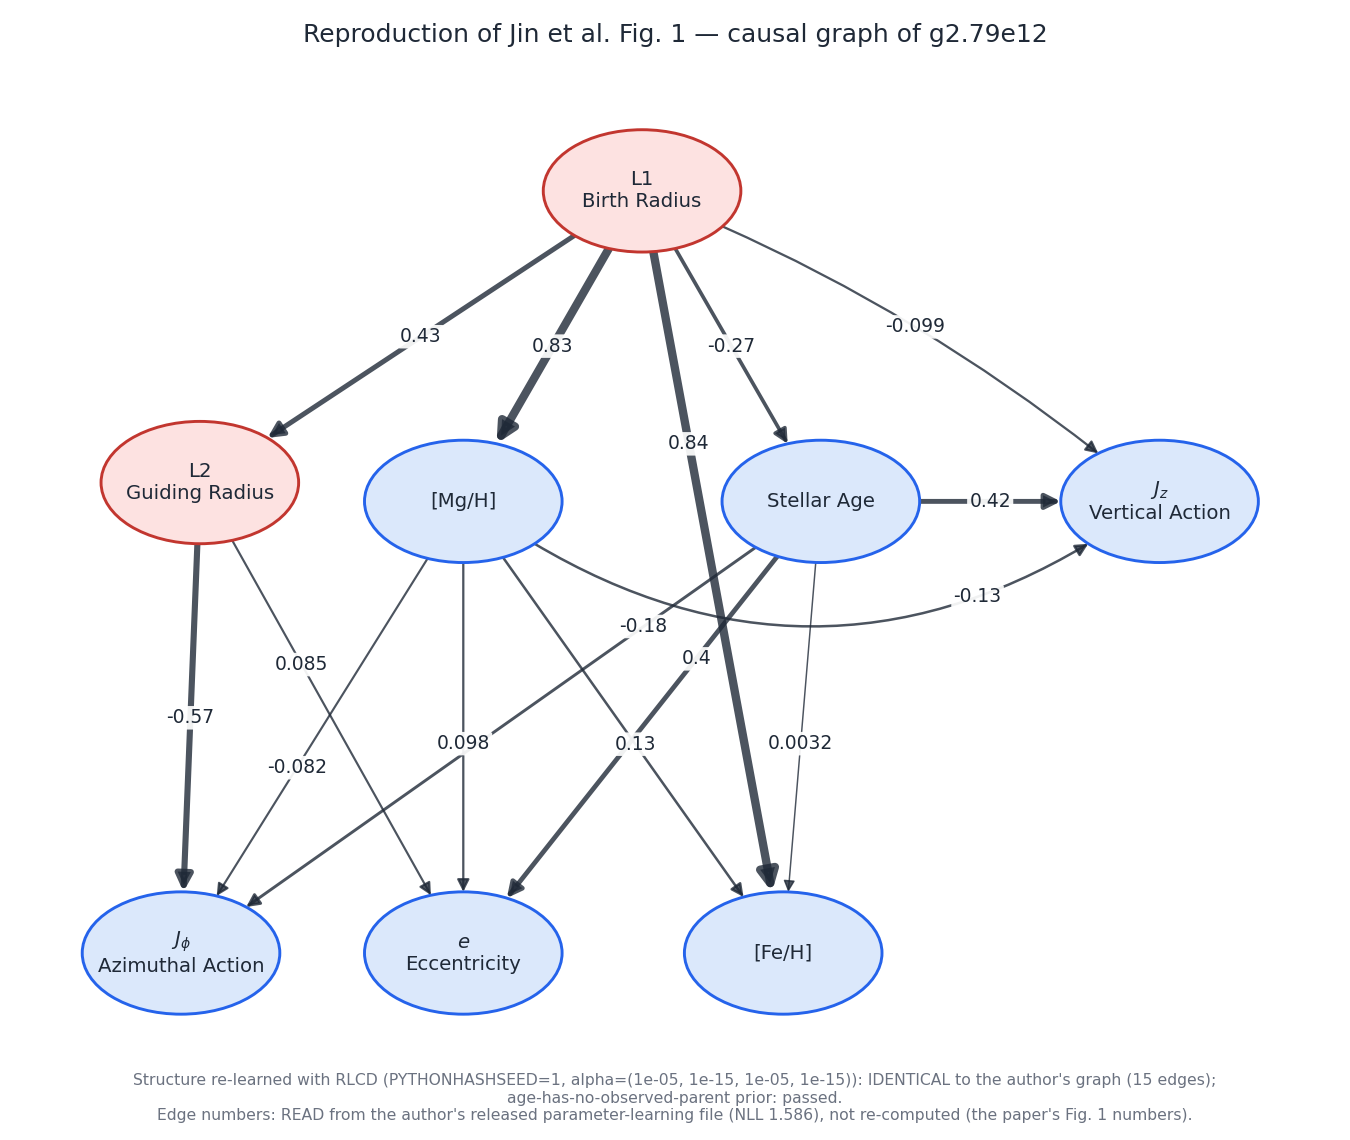

Source code (Python):
# -*- coding: utf-8 -*-
"""
jin_causal_graph.py —— 复现 Jin et al. 论文图 1: g2.79e12 上 RLCD 学到的因果图 (带边系数)

运行 (必须用 RLCD 专用环境 venv_rlcd, 里面有 causal-learn、statsmodels 等):
    cd /Volumes/001HardDisk/MW/casuality
    ~/PYTHONPATH_01/venv_rlcd/bin/python3 "results/复现_Jin/因果图/jin_causal_graph.py"
输出: 与本脚本同名、同目录的 jin_causal_graph.png (约 1 分钟)

做了什么:
  1. 结构学习 (真正重跑): 用仓库的 RLCD, 数据 data/g2.79e12_e.csv (6 列 logJZ, JPhi, ecc, age, FeH, MgH),
     参数与作者结果文件名相同: alpha0..3 = 1e-5, 1e-15, 1e-5, 1e-15, 第一阶段 GES (sparsity 2),
     与 rlcd/run_rlcd.py 的默认设置完全一样。
     ⚠ RLCD 的结果依赖 Python 的字符串哈希随机化 (问题 1): 只有 PYTHONHASHSEED=1 时才得到作者的图。
       本脚本启动时会自动以 PYTHONHASHSEED=1 重新启动自己; 想看别的种子: --seed 3。
       固定了种子, 结果就是确定的 (同一个种子每次都一样); "随机"指的是换种子会变。
       2026-09-27 扫了 PYTHONHASHSEED = 0–29 共 30 个种子: 作者的图出现 7 次 (1, 7, 8, 11, 14, 22, 25);
       最常见的是另一种 15 条边的图 (12 次, 如 seed 0、2、3); 其余 11 次是 18 条边的图 (4 种)。
     结构学习在内存里完成, 不写入仓库的 results_* 目录 (不会覆盖作者的文件)。
  2. 与作者提交的图 (results/rlcd_g279/author_result_..._ranktestscale1.dot) 逐条边比较
     (隐变量编号按连接方式自动对齐), 并检查论文 3.2 节的先验 (年龄没有观测父节点)。
  3. 边上的数字: 作者发布的参数学习结果 (…_param_by_trek_nll1.5861642734160428.dot, 即论文图 1 的数字)。
     ⚠ 这些数字不是本脚本算出来的, 是从作者发布的文件里直接读的, 所以当然和论文一模一样。
       参数学习用的是没设种子的随机初值 + SGD, 作者当时那次运行无法逐位重现 (作者仓库里同一张图的 13 次参数学习
       结果各不相同); 而且这组系数不是最大似然解 (问题 2)。自己重新求系数的结果见 results/rlcd_A/identifiability/g279_ci.*。
  4. 画图: 节点与论文图 1 相同 (布局略作调整以减少交叉); 红色 = 隐变量, 蓝色 = 观测量; 线宽 ∝ |系数|;
     图下方写明结构是否与作者的完全相同。
"""
import os
import re
import sys
import argparse
import itertools
from pathlib import Path

HERE = Path(__file__).resolve()
ROOT = HERE.parents[3]                                   # casuality/
REPO = ROOT / 'Causal-Galactic-Archaeology'
DATA = REPO / 'data' / 'g2.79e12_e.csv'
AUTHOR_DOT = ROOT / 'results' / 'rlcd_g279' / 'author_result_alpha1e-05_1e-15_1e-05_1e-15_ranktestscale1.dot'
COEF_DOT = REPO / 'rlcd' / 'results_causal_vertical_heating_g279_e' / \
    'result_alpha1e-05_1e-15_1e-05_1e-15_ranktestscale1_param_by_trek_nll1.5861642734160428.dot'
OUT = HERE.with_suffix('.png')
ALPHA = (1e-5, 1e-15, 1e-5, 1e-15)

# ---------------------------------------------------------------- 画图 (与 TNG/因果图 脚本同一套样式)
NODES = {  # 名字: (x, y, 图上的文字, 是否隐变量)
    'L1': (0.55, 0.93, 'L1\nBirth Radius', True),
    'L2': (0.08, 0.62, 'L2\nGuiding Radius', True),
    'MgH': (0.36, 0.60, '[Mg/H]', False),
    'age': (0.74, 0.60, 'Stellar Age', False),
    'JPhi': (0.06, 0.12, r'$J_\phi$' + '\nAzimuthal Action', False),
    'ecc': (0.36, 0.12, r'$e$' + '\nEccentricity', False),
    'FeH': (0.70, 0.12, '[Fe/H]', False),
    'logJZ': (1.10, 0.60, r'$J_z$' + '\nVertical Action', False),
}
EW, EH = 0.105, 0.065          # 椭圆半宽、半高
BEND = {('MgH', 'logJZ'): -0.22, ('L1', 'logJZ'): 0.04}   # 弯曲量: 控制点沿边的左法向偏移 (负值向右/下弯)
LABEL_T = {('age', 'JPhi'): 0.22, ('MgH', 'FeH'): 0.55, ('age', 'ecc'): 0.30, ('MgH', 'ecc'): 0.55,
           ('L2', 'ecc'): 0.35, ('age', 'FeH'): 0.55, ('MgH', 'JPhi'): 0.62, ('MgH', 'logJZ'): 0.80,
           ('L1', 'FeH'): 0.30, ('L2', 'JPhi'): 0.5}
LATENT_FC, LATENT_EC = '#fde2e1', '#c2362f'
OBS_FC, OBS_EC = '#dbe8fb', '#2563eb'
INK, MUTED = '#1f2937', '#6b7280'


def _edge_point(center, toward):
    import numpy as np
    d = np.array(toward, float) - np.array(center, float)
    s = 1.0 / np.sqrt((d[0] / EW) ** 2 + (d[1] / EH) ** 2)
    return np.array(center, float) + d * s


def draw_graph(ax, coef, title=None, fontsize=8.5):
    """coef: {(父, 子): 系数 或 None}; 变量名不带 X_ 前缀"""
    import numpy as np
    from matplotlib.patches import Ellipse, FancyArrowPatch
    from matplotlib.path import Path as MPath
    ax.set_xlim(-0.07, 1.24)
    ax.set_ylim(0.03, 1.02)
    ax.set_aspect('equal')
    ax.axis('off')
    for name, (x, y, lab, lat) in NODES.items():
        ax.add_patch(Ellipse((x, y), 2 * EW, 2 * EH, fc=LATENT_FC if lat else OBS_FC,
                             ec=LATENT_EC if lat else OBS_EC, lw=1.4, zorder=3))
        ax.text(x, y, lab, ha='center', va='center', fontsize=fontsize - 0.5, color=INK, zorder=4)
    vals = [abs(v) for v in coef.values() if v is not None]
    vmax = max(vals) if vals else 1
    for (p, c), v in coef.items():
        P, Q = np.array(NODES[p][:2]), np.array(NODES[c][:2])
        d = Q - P
        C = (P + Q) / 2 + BEND.get((p, c), 0.0) * np.array([-d[1], d[0]]) / np.hypot(*d)
        P1, Q1 = _edge_point(P, C), _edge_point(Q, C)
        path = MPath([P1, C, Q1], [MPath.MOVETO, MPath.CURVE3, MPath.CURVE3])
        lw = 0.7 + 3.3 * (abs(v) / vmax if v is not None else 0.3)
        ax.add_patch(FancyArrowPatch(path=path, arrowstyle='-|>', mutation_scale=10 + 2 * lw, lw=lw,
                                     color=INK, alpha=0.8, zorder=2))
        if v is not None:
            t = LABEL_T.get((p, c), 0.5)
            B = (1 - t) ** 2 * P1 + 2 * (1 - t) * t * C + t ** 2 * Q1
            ax.text(B[0], B[1], f'{v:.3f}' if abs(v) >= 0.995 else f'{v:.2g}', ha='center', va='center', fontsize=fontsize - 1, color=INK, zorder=5,
                    bbox=dict(boxstyle='round,pad=0.12', fc='white', ec='none', alpha=0.92))
    if title:
        ax.set_title(title, fontsize=fontsize + 1.5, color=INK)


def read_dot_edges(path, with_coef=False):
    """读 .dot 的有向边 → {(父, 子): 系数或 None}, 变量名去掉 X_"""
    txt = open(path).read()
    out = {}
    for m in re.finditer(r'^\s*(\w+)\s*->\s*(\w+)\s*(\[[^\]]*\])?', txt, re.M):
        a, b, attr = m.group(1).replace('X_', ''), m.group(2).replace('X_', ''), m.group(3) or ''
        lab = re.search(r'label="?([-+\deE.]+)', attr)
        out[(a, b)] = float(lab.group(1)) if (with_coef and lab) else None
    return out


def align_latents(ours, ref):
    """隐变量编号是任意的: 试遍所有换名方式, 取与参考图共同边最多的一种"""
    lat = sorted({v for e in ours for v in e if v.startswith('L')})
    best = None
    for perm in itertools.permutations(lat):
        mp = dict(zip(lat, perm))
        ren = {(mp.get(a, a), mp.get(b, b)) for a, b in ours}
        score = len(ren & set(ref))
        if best is None or score > best[0]:
            best = (score, ren, mp)
    return best[1], best[2]


# ---------------------------------------------------------------- 结构学习
def run_rlcd(seed):
    """在本进程里跑 RLCD (与 run_rlcd.py 相同的设置), 返回 (有向边集合, 无向边集合)"""
    os.chdir(REPO / 'rlcd')                    # 仓库代码按相对路径找文件
    sys.path.insert(0, str(REPO / 'rlcd'))
    import pandas as pd
    from DGM.DataModel import DataModel
    from utils.Chi2RankTest import Chi2RankTest
    from StructureLearning.RLCD.RLCD_alg import RLCD
    import logging
    logging.getLogger().setLevel(logging.WARNING)   # RLCD 的日志很多, 只保留警告

    df = pd.read_csv(DATA).dropna()                 # 与 scenarios.causal_vertical_heating_g279_e() 相同
    df = df.rename(columns={k: 'X_' + k.replace('-', '_') for k in df.columns})
    dgm = DataModel(df, df)
    df_x, _ = dgm.generate_data(N=-1, normalized=True)
    params = {'ranktest_method': Chi2RankTest(df_x.to_numpy(), 1), 'citest_method': None,
              'stage1_method': 'ges', 'alpha_dict': dict(enumerate(ALPHA)),
              'stage1_ges_sparsity': 2, 'stage1_partition_thres': 3}
    graph, _, _, _ = RLCD(1, dgm.xvars, df_x, params)
    strip = lambda v: v.replace('X_', '')
    directed = {(strip(a), strip(b)) for a, b in graph.dirEdges}
    undirected = {tuple(sorted(map(strip, e))) for e in graph.undirEdges}
    return directed, undirected


def main():
    ap = argparse.ArgumentParser()
    ap.add_argument('--seed', default='1', help='PYTHONHASHSEED (作者的图对应 1)')
    args = ap.parse_args()
    if os.environ.get('PYTHONHASHSEED') != args.seed:          # 哈希种子只能在 Python 启动前设定
        env = dict(os.environ, PYTHONHASHSEED=args.seed)
        os.execve(sys.executable, [sys.executable, str(HERE)] + sys.argv[1:], env)

    ours, undirected = run_rlcd(args.seed)
    author = read_dot_edges(AUTHOR_DOT)
    ours_aligned, mapping = align_latents(ours, author)
    same = ours_aligned == set(author) and not undirected
    extra, missing = sorted(ours_aligned - set(author)), sorted(set(author) - ours_aligned)
    obs = {'JPhi', 'ecc', 'age', 'FeH', 'MgH', 'logJZ'}
    prior_ok = not any(c == 'age' and p in obs for p, c in ours_aligned)

    coef = read_dot_edges(COEF_DOT, with_coef=True)
    assert set(coef) == set(author), '系数文件的边与作者的图不一致'

    import matplotlib
    matplotlib.use('Agg')
    import matplotlib.pyplot as plt
    fig, ax = plt.subplots(figsize=(9, 7.6))
    if same:
        draw_graph(ax, coef, fontsize=10)
        note = (f'Structure re-learned with RLCD (PYTHONHASHSEED={args.seed}, alpha={ALPHA}): '
                f'IDENTICAL to the author\'s graph ({len(ours)} edges);\nage-has-no-observed-parent prior: '
                f'{"passed" if prior_ok else "FAILED"}.\n'
                'Edge numbers: READ from the author\'s released parameter-learning file (NLL 1.586), not re-computed '
                '(the paper\'s Fig. 1 numbers).')
    else:
        for L in ('L1', 'L2'):                     # 结构不同时, 隐变量不再有"出生半径/导引半径"的含义
            x, y, _, lat = NODES[L]
            NODES[L] = (x, y, L, lat)
        draw_graph(ax, {e: None for e in ours_aligned if e[0] in NODES and e[1] in NODES}, fontsize=10)
        note = (f'Structure re-learned with RLCD (PYTHONHASHSEED={args.seed}): DIFFERENT from the author\'s graph.\n'
                f'extra edges: {extra}   missing edges: {missing}   undirected: {sorted(undirected)}   '
                f'prior {"passed" if prior_ok else "FAILED"}')
    fig.text(0.5, 0.015, note, ha='center', va='bottom', fontsize=7.5, color=MUTED, wrap=True)
    fig.suptitle('Reproduction of Jin et al. Fig. 1 — causal graph of g2.79e12', fontsize=12, color=INK)
    fig.tight_layout(rect=(0, 0.07, 1, 0.97))
    fig.savefig(OUT, dpi=150)

    print(f'PYTHONHASHSEED = {args.seed}; 隐变量对齐 {mapping}')
    print(f'我们的图 {len(ours)} 条有向边, 无向边 {len(undirected)} 条; 作者的图 {len(author)} 条')
    print('与作者的图完全相同' if same else f'与作者的图不同: 多出 {extra}, 缺少 {missing}')
    print(f'先验 (年龄没有观测父节点): {"通过" if prior_ok else "不通过"}')
    print(f'已保存 {OUT}')


if __name__ == '__main__':
    main()
